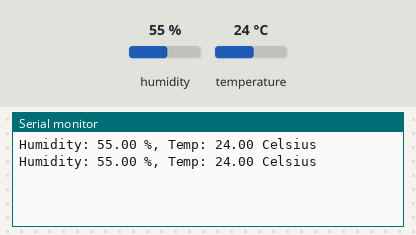
A sketch run on a simulated Arduino Uno, built with avr-gcc and run on an emulated ATmega328P. Shown: the last lines printed to the serial monitor. Wiring (inferred from the names in the program): DHT22 sensor: data pin 2. Inputs (shaded band) come from the test bench; at power-on: humidity 55 %, temperature 24 °C.

Above: at 3.3 s.
3.4 s: humidity set to 22 %
At 6.1 s:
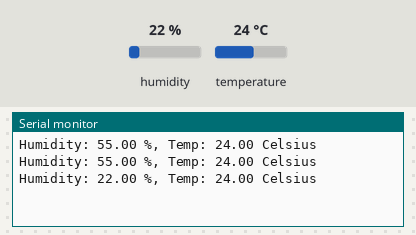
6.5 s: temperature set to 12 °C
At 8.3 s:
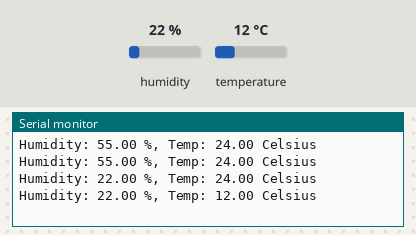
9.6 s: humidity set to 40 %
At 12.4 s:
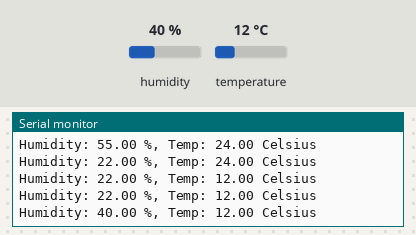
Timing chart, 0 to 13.9 s (numbered marks = the images above; inputs shaded):
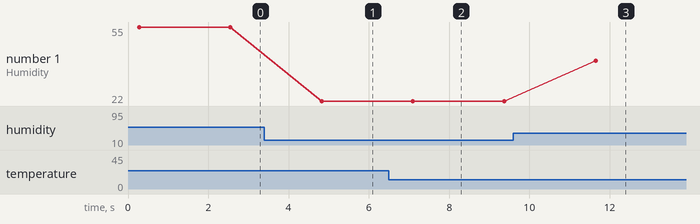

Measured:
- after the input at 3.4 s, the serial monitor: prints a new line after 1.4 s (image 1)
- after the input at 6.5 s, the serial monitor: prints a new line after 0.60 s (image 2)
- after the input at 9.6 s, the serial monitor: prints a new line after 2.0 s (image 3)
- plotted number 1: 55 → 22 after the input at 3.4 s, 22 → 40 after the input at 9.6 s

The sketch:

dht22_new.ino
```cpp
/*  Prints values of DHT22 sensor to Serial output. Can be used with
 *  Python script serial_ttyamc0.py to log data in txt file.
 *  Measures humidity and temperature.
 *  Andreas Hemmetter, andreas.hemmetter@gmail.com
 *  https://github.com/Ahemmetter/c0bra-hp
 */

// Library
#include <DHT.h>

// Constants
#define DHTPIN 2     // pin for data
#define DHTTYPE DHT22   // what type of sensor: DHT 22  (AM2302)
DHT dht(DHTPIN, DHTTYPE); // initializes sensor

// Variables
int chk;
float hum;  // stores humidity
float temp; // stores temperature

// --- Setup --- //
void setup()
{
  Serial.begin(9600);
  dht.begin();
}

// --- Loop --- //
void loop()
{
  hum = dht.readHumidity(); // reads and stores hum
  temp= dht.readTemperature(); // reads and stores temp
  // serial output commands
  Serial.print("Humidity: ");
  Serial.print(hum);
  Serial.print(" %, Temp: ");
  Serial.print(temp);
  Serial.println(" Celsius");
  delay(2000); // reading needs to be delayed by at least 2000ms
}
```
